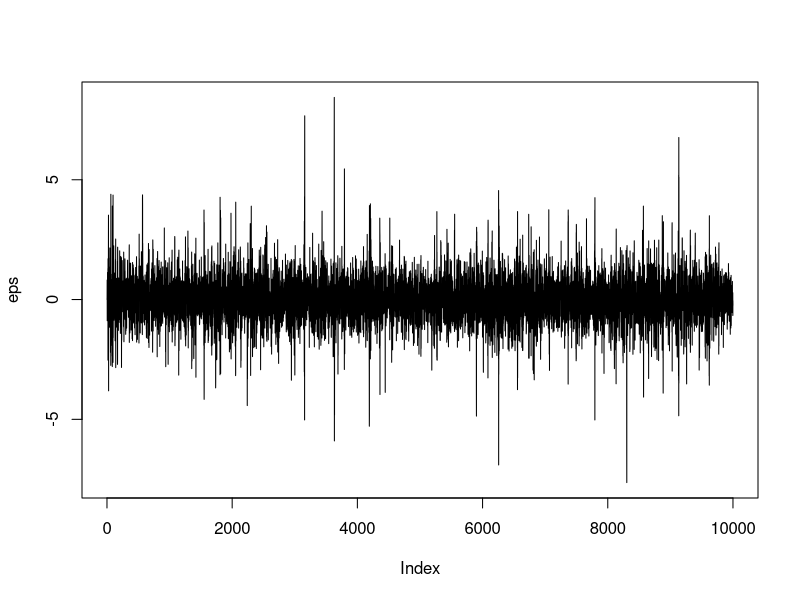
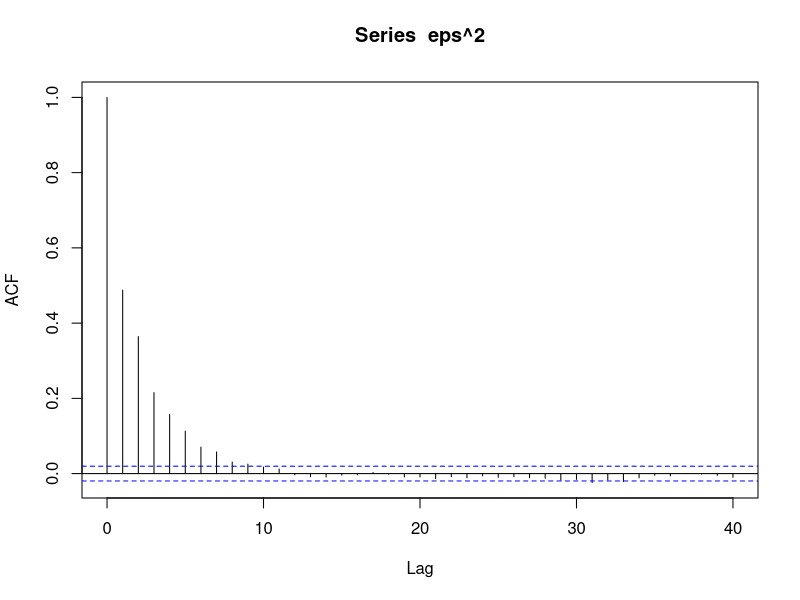

These charts were generated, in order, by the following R code:
set.seed(2)
a0 <- 0.2
a1 <- 0.5
b1 <- 0.3

w <- rnorm(10000)
eps <- rep(0, 10000)
sigsq <- rep(0, 10000)

for (i in 2:10000) {
  sigsq[i] <- a0 + a1 * (eps[i-1]^2) + b1 * sigsq[i-1]
  eps[i] <- w[i] * sqrt(sigsq[i])
}

plot(eps, type = "line")
acf(eps^2)

require(tseries)
eps.garch <- garch(eps, trace=FALSE)
confint(eps.garch)